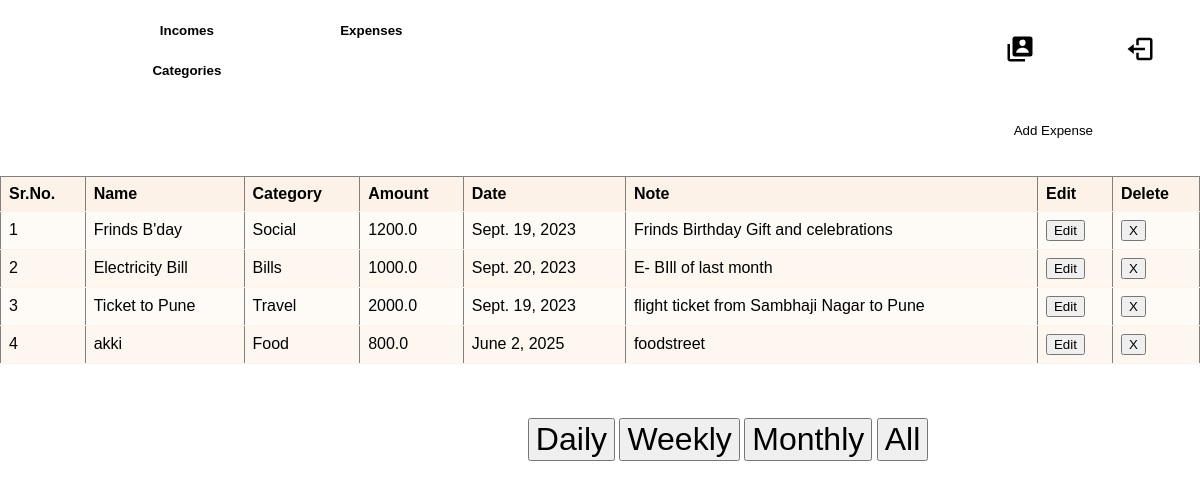
/expenses (signed in), run on an earlier commit of the app's database.
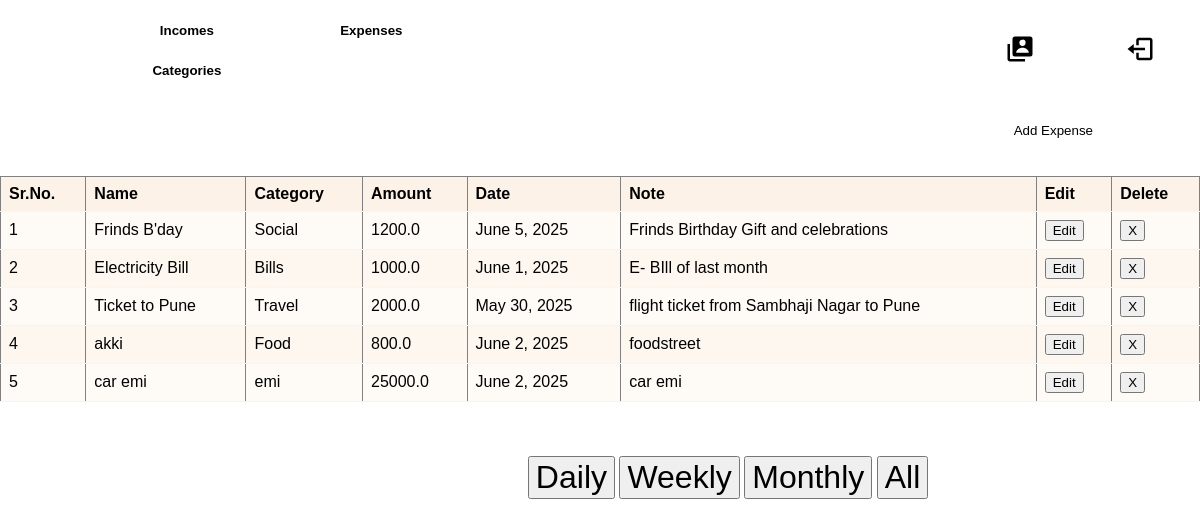
And on a later commit of the database.
### FinTech/models.py (models this page shows, shortened)
class Expense(models.Model):
    user = models.ForeignKey(User, related_name='Exp_user_name', on_delete=models.CASCADE)
    name = models.CharField(max_length=50)
    date = models.DateField(default=timezone.now)  # ✅ Fixed here
    amount = models.FloatField()
    category = models.ForeignKey(ExpenseCategory, related_name='expense_catg', on_delete=models.CASCADE)
    note = models.TextField()

class ExpenseCategory(models.Model):
    name = models.CharField(max_length=50)
    user = models.ForeignKey(User, related_name='user_exp_catg', on_delete=models.CASCADE)
    def __str__(self):
        return self.name

### FinTech/views.py (the view, shortened to what this page needs)
# urls.py: path('expenses',views.expenses,name="expenses"),
def expenses(request):
    if request.user.is_authenticated:
        expenses_catg = ExpenseCategory.objects.filter(user=request.user)
        expenses = Expense.objects.filter(user=request.user)
        return render(request, "expense.html", {"categories": expenses_catg, "expenses": expenses})
    return redirect("/")

### templates/expense.html (shortened to what this page needs)
{% load static %}
<!DOCTYPE html>
<html>
<head>
    <link rel="stylesheet" href="{% static 'css/expense.css' %}" type="text/css" media="all" >
    <link rel="stylesheet" href="{% static 'css/nav.css' %}" type="text/css" media="all" >
</head>
<body>
    <nav class="nav">
        <a href="/dashboard" id="logo"><h1>FinTech.</h1></a>
         <div class="nav-button">
             <button class="btn" id="Income" onclick="location.href='/incomes'">Incomes</button>
             <button class="btn" id="Expense" onclick="location.href='/expenses'">Expenses</button>
             <button class="btn" id="Setting" onclick="location.href='/settings'">Categories</button>
         </div>
         <div class="nav-logo">
             <button class="btn left" id="Profile" onclick="location.href='/profile'"><img/></button>
             <button class="btn left" id="Logout" onclick="location.href='/logout'"><img/></button>
         </div>
     </nav>
     <br>
    <button id="addIncomeButton" onclick="showIncomeForm()">Add Expense</button>
    <h2 style="color: white;">Expense Entries</h2>
    <table id="incomeTable" border="1">
        <tr>
            <th>Sr.No.</th>
            <th>Name</th>
            <th>Category</th>
            <th>Amount</th>
            <th>Date</th>
            <th>Note</th>
            <th>Edit</th>
            <th>Delete</th>
        </tr>
        {% for expense in expenses %}
        <tr>
            <td>{{forloop.counter}}</td>
            <td>{{expense.name}}</td>
            <td>{{expense.category}}</td>
            <td>{{expense.amount}}</td>
            <td>{{expense.date}}</td>
            <td>{{expense.note}}</td>
            <td>
                <div class="rem">
                    <button type="button" onclick="location.href='/edit-expense/{{expense.id}}' ">
                        <span class="glyphicon glyphicon-trash">Edit</span>
                    </button>
                </div>
            </td>
            <td>
                <div class="rem">
                    <button type="button" onclick="location.href='/delete-expense/{{expense.id}}' ">
                        <span class="glyphicon glyphicon-trash">X</span>
                    </button>
                </div>
            </td>
        </tr>
        {% endfor %}
    </table>
    <br><br><br>
    <div style="position: relative; text-align: center;">
        <label style="font-size: 2em; color: white;" for="date">Generate Report: </label>
        <button style="font-size: 2em;align-self: center;" type="button" onclick="location.href='/expense-report/daily' ">
            <span class="glyphicon glyphicon-trash"> Daily </span>
        </button>
        <button style="font-size: 2em;align-self: center;" type="button" onclick="location.href='/expense-report/weekly' ">
            <span class="glyphicon glyphicon-trash"> Weekly </span>
        </button>
        <button style="font-size: 2em;align-self: center;" type="button" onclick="location.href='/expense-report/monthly' ">
            <span class="glyphicon glyphicon-trash"> Monthly </span>
        </button>
        <button style="font-size: 2em;align-self: center;" type="button" onclick="location.href='/expense-report/alltime' ">
            <span class="glyphicon glyphicon-trash"> All </span>
        </button>
    </div>
</body>
</html>

### static/css/expense.css (style rules this page uses)
body { min-height: 100vh; background: url(milky.jpg); }
#addIncomeButton { position: absolute; right: 45px; background-color: rgba(255, 255, 255, 0.5); padding: 15px 62px; border: none; border-radius: 5px; }
h1 { color: white; }
h2 { text-align: center; color:black; }
#incomeTable { border-collapse: collapse; width: 100%; background-color: rgba(250, 235, 215, 0.379); border-radius: 7px; border-color: none; }
#incomeTable th, #incomeTable td { padding: 8px; text-align: left; border-bottom: 1px solid rgba(250, 235, 215, 0.379); }
#incomeTable th { background-color: rgba(250, 235, 215, 0.379); }
#incomeTable tr:nth-child(even) { background-color: rgba(255, 255, 255, 0.5); }

### static/css/nav.css (style rules this page uses)
body { font-family: Arial, sans-serif; margin: 0; padding: 0; background: url(milky.jpg); }
.nav { display: flex; width: 100%; justify-content: center; align-items: center; margin-top: 10px; }
.nav-logo { display: flex; flex-direction: row; justify-content: center; align-items: center; color: #ffffff; margin-right: 0px; margin-left: 490px; }
#logo { text-decoration: none; color: #ffffff; }
.left { width: 130px; height: 40px; font-weight: 700; background: rgba(255, 255, 255, 0.4); border: none; border-radius: 30px; cursor: pointer; transition: .3s ease; margin: 0 25px; box-shadow: 0 0 5px rgb(255, 254, 254); }
.nav-button .btn { width: 130px; height: 40px; font-weight: 700; background: rgba(255, 255, 255, 0.4); border: none; border-radius: 30px; cursor: pointer; transition: .3s ease; margin: 0 25px; box-shadow: 0 0 5px rgb(255, 254, 254); }
#Logout { width: 70px; }
#Profile { width: 70px; }

What changed in the data, as far as the page shows it:
changed Expense "Frinds B'day": date "Sept. 19, 2023" → "June 5, 2025"
changed Expense "Electricity Bill": date "Sept. 20, 2023" → "June 1, 2025"
changed Expense "Ticket to Pune": date "Sept. 19, 2023" → "May 30, 2025"
added Expense: name "car emi", category "emi", amount "25000.0", date "June 2, 2025", note "car emi"
